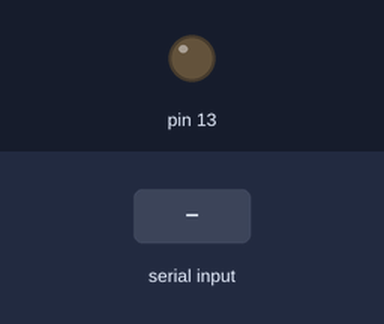
Recording of a sketch running on a simulated Arduino Uno, built with avr-gcc and run on an emulated ATmega328P. Shown: output pins drawn as LEDs (lit = HIGH). The test bench sets the inputs (shaded band).

Above: at 1.2 s.
1.3 s: "1" received over the second serial link
At 2.5 s:
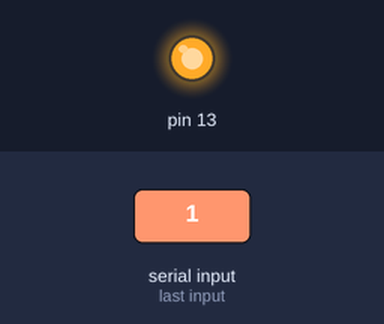
2.8 s: "0" received over the second serial link
At 3.8 s:
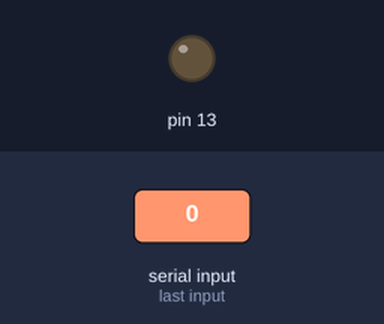
Timing chart, 0 to 5.8 s (numbered marks = the images above; inputs shaded):
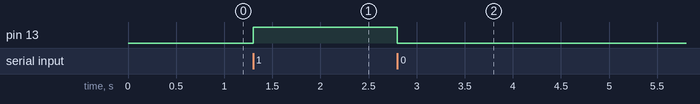

Measured:
- after the input at 1.3 s, pin 13: LOW → HIGH at once
- after the input at 2.8 s, pin 13: HIGH → LOW at once

The sketch:

ble_two_board_connections.ino
```cpp
// 오렌지 보드 두 개 동일한 코드 사용

#include <SoftwareSerial.h>

SoftwareSerial BTSerial(4, 5);

void setup() {
  BTSerial.begin(9600);
  pinMode(13, OUTPUT);
}

void loop() {
  if (BTSerial.available()){
    char data = BTSerial.read();
    Serial.println(data);

    if(data == '1'){
      digitalWrite(13, HIGH);
    }

    else if(data == '0'){
      digitalWrite(13, LOW);
    }
  }
}
```
